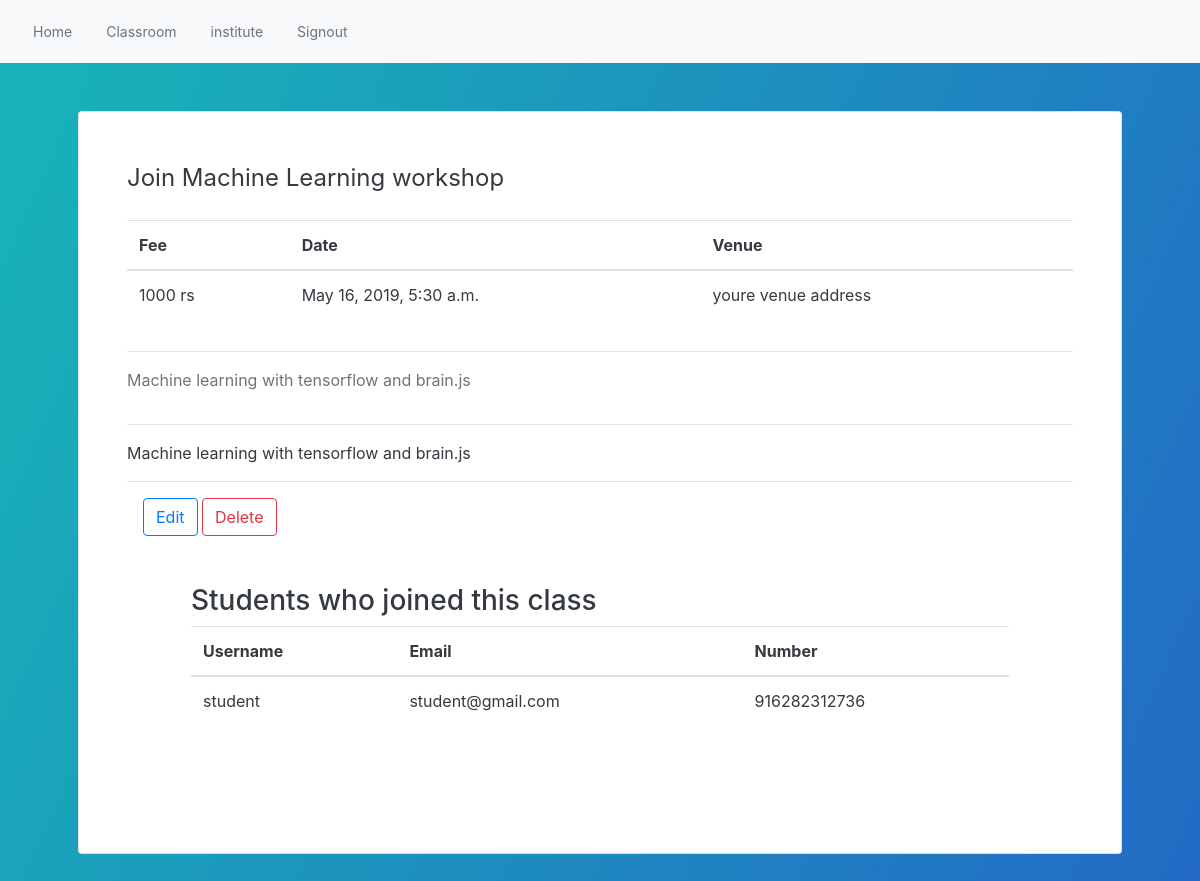
Screenshot of /classroom/6/view/ (signed in) with the database file from the repository.
### classroom/models.py (models this page shows, shortened)
class classroom(models.Model):
	host = models.ForeignKey(User,on_delete = models.CASCADE)
	teacher = models.ForeignKey(TeacherProfile,on_delete = models.CASCADE)
	title = models.CharField(max_length = 256)
	subtitle = models.CharField(max_length = 257,default='')
	venue = models.TextField(default='youre venue address')
	description = models.TextField()
	fee = models.CharField(max_length=15)
	date_posted = models.DateTimeField(default=timezone.now)
	date_of_class = models.DateTimeField(default=timezone.now)
	additional_info = models.TextField(default='guidelines etc...')

class classroomjoin(models.Model):
	classroom = models.ForeignKey(classroom,on_delete=models.CASCADE)
	user = models.ForeignKey(User,on_delete = models.CASCADE)

### user/models.py (models this page shows, shortened)
class StudentProfile(models.Model):
	image = models.ImageField(default='default.png',upload_to='student_profile_pics')
	user = models.OneToOneField(User,on_delete = models.CASCADE)
	college = models.CharField(max_length=556,choices=colleges,default="Your college")
	number = models.CharField(max_length=14,default="91")
	home = models.TextField(default="your home address")

### classroom/views.py (the view, shortened to what this page needs)
# urls.py: path('<int:pk>/view/', views.ClassroomDetailView.as_view(),name='detailclassroomview'),
@method_decorator([login_required],name='dispatch')
class ClassroomDetailView(CreateView):
    model = classroomjoin
    fields = ()
    template_name = 'classroom/classroomdetail.html'
    def get_context_data(self, **kwargs):
        context = {
            'classroom' : classroom.objects.get(pk=self.kwargs['pk']),
            'students' : classroomjoin.objects.all()
        }
        return context

### templates/classroom/classroomdetail.html (shortened to what this page needs)
<!DOCTYPE html>
<html>
<head>
</head>
<body>
{%extends "base.html"%}
{%load crispy_forms_tags%}
{% block content %}
{%include "includes/navbar.html"%}
<div class="signup-data container p-5 text-dark">
    <div class="content-section p-5 card">
                <fieldset class="form-group">
                    <legend class="">Join {{classroom.title}}</legend>
                </fieldset>
                <table class="table ">
                        <thead>
                            <tr>
                                <th>Fee</th>
                                <th>Date</th>
                                <th>Venue</th>
                            </tr>
                        </thead>
                        <tbody>
                            <tr>
                                <td>{{classroom.fee}} rs</td>
                                <td>{{classroom.date_of_class}}</td>
                                <td>{{classroom.venue}}</td>
                            </tr>
                        </tbody>
                    </table>
                    <hr>
                    <p class="text-muted">
                        {{classroom.additional_info}}
                        <hr>
                        {{classroom.description}}
                    </p>
                    <div class="buttons">
                        <div class="border-top p-3">
                            {%if classroom.host == user%}
                                <a href="{%url 'editclassroomview' pk=classroom.id%}" class="btn btn-outline-primary">Edit</a>
                                <a href="{%url 'deleteclassroomview' pk=classroom.id%}" class="btn btn-outline-danger">Delete</a>
                                <div class="p-5">
                                    <div class="header">
                                        <h3>Students who joined this class</h3>
                                    </div>
                                    <div class="students"> <table class="table ">
                                                    <thead>
                                                        <tr>
                                                            <th>Username</th>
                                                            <th>Email</th>
                                                            <th>Number</th>
                                                        </tr>
                                                    </thead><tbody>
                                                    {%for student in students%}
                                                        {%if student.classroom == classroom%}
                                                        <tr>
                                                            <td>{{student.user}} </td>
                                                            <td>{{student.user.email}}</td>
                                                            <td>{{student.user.studentprofile.number}}</td>
                                                        </tr>
                                                        {%endif%}
                                                    {%endfor%}
                                                    </tbody>
                                                </table>
                                    </div>
                                </div>
                            {%endif%}
                        </div>
                    </div>
        </div>
    </div>
{% endblock %}

### templates/includes/navbar.html (shortened to what this page needs)
<nav class="navbar navbar-expand-lg navbar-primary  bg-light "style="margin-top: -55px;" >
  <div class="collapse navbar-collapse" id="navbarNav">
    <ul class="navbar-nav">
      <li class="nav-item btn btn-sm active ">
        <a class="nav-link disabled" href="{%url 'home'%}">Home</a>
      </li>
      {%if user.is_authenticated%}
      <li class="nav-item btn btn-sm active ">
        <a class="nav-link disabled" href="{%url 'classroomhome'%}">Classroom</a>
      </li>
      <li class="nav-item btn btn-sm active ">
        <a class="nav-link disabled" href="{%url 'profile'%}">{{user.username}}</a>
      </li>
      <li class="nav-item btn btn-sm active ">
        <a class="nav-link disabled" href="{%url 'signout'%}">Signout</a>
      </li>
      {%endif%}
    </ul>
  </div>
</nav>

### templates/base.html (style rules this page uses)
body { padding-top: 55px; background: linear-gradient(114.1501577487deg, #18b2b8 4.9296141814%, #245fc7 97.838894682%) no-repeat; background-size:100% 165%; color: #ffffff; animation-name: back; animation-duration: 50s; animation-iteration-count: infinite; }

### rows the page displays
classroom: title "Machine Learning workshop", fee "1000", date_of_class "May 16, 2019, 5:30 a.m.", venue "youre venue address", additional_info "Machine learning with tensorflow and brain.js", description "Machine learning with tensorflow and brain.js"
classroomjoin: user "student", user.email "student@gmail.com", user.studentprofile.number "916282312736"

### other values shown
{{ user.username }} "institute"
